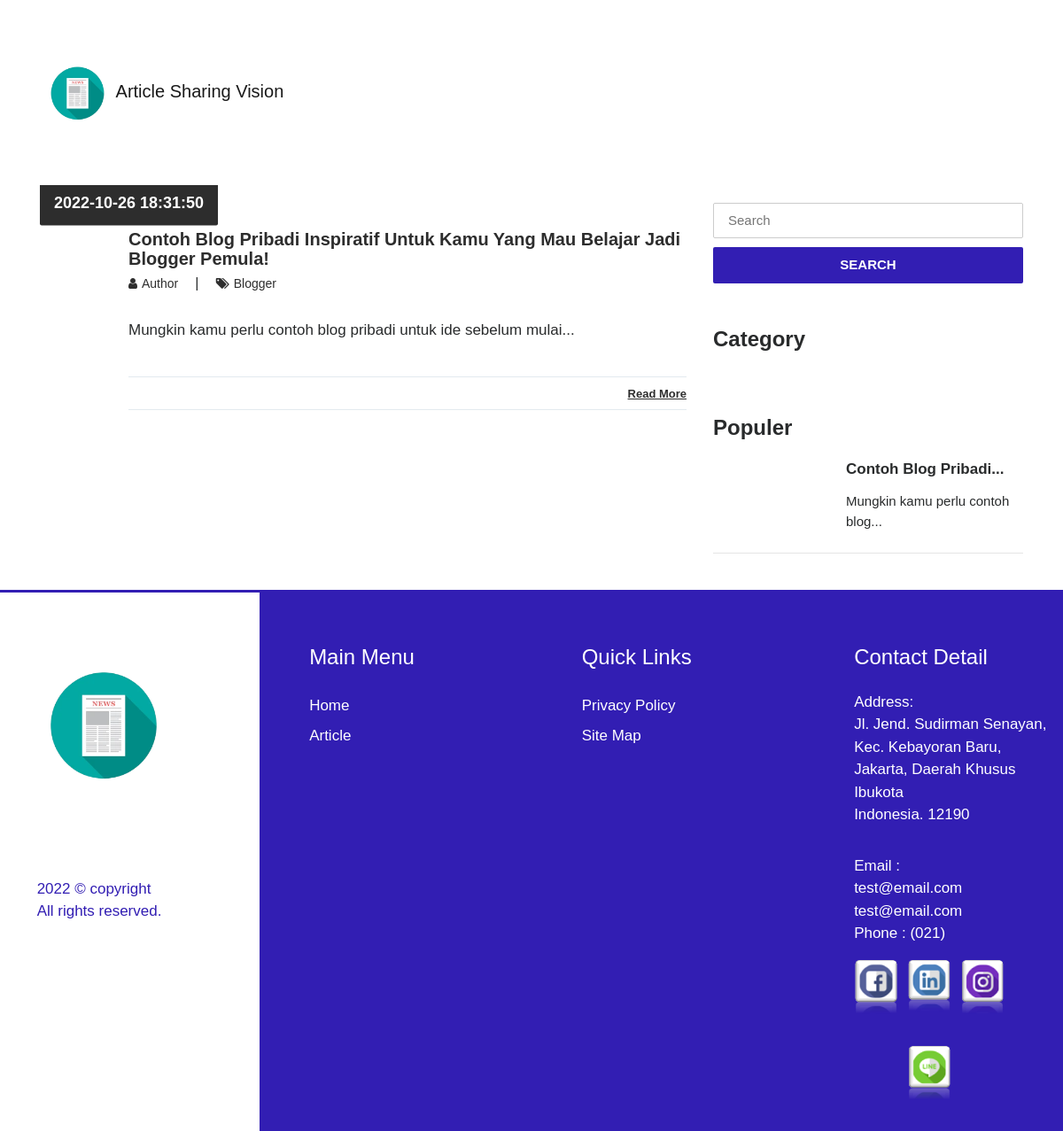
Screenshot of /index.php/blog with the database file from the repository.
### tables this page shows
CREATE TABLE `posts` (
  `id` int(11) NOT NULL AUTO_INCREMENT,
  `title` varchar(200) DEFAULT NULL,
  `content` text,
  `category` varchar(100) DEFAULT NULL,
  `created_date` timestamp NOT NULL DEFAULT CURRENT_TIMESTAMP,
  `update_date` timestamp NOT NULL DEFAULT '0000-00-00 00:00:00' ON UPDATE CURRENT_TIMESTAMP,
  `status` varchar(100) DEFAULT NULL COMMENT 'Publish | Draft | Thrash',
  PRIMARY KEY (`id`)
);

### application/controllers/Blog.php (called while the page is built, shortened)
<?php
class Blog extends CI_Controller{
	function __construct(){
		$this->load->model('m_tulisan');
	}
	function index(){
		$jum=$this->m_tulisan->berita();
        $page=$this->uri->segment(3);
        if(!$page):
            $offset = 0;
        else:
            $offset = $page;
        endif;
        $limit=5;
        $config['base_url'] = base_url() . 'blog/index/';
            $config['total_rows'] = $jum->num_rows();
            $config['per_page'] = $limit;
            $config['uri_segment'] = 3;
	          $config['full_tag_open']    = '<div class="pagging text-center"><nav><ul class="pagination justify-content-center">';
	          $config['full_tag_close']   = '</ul></nav></div>';
	          $config['num_tag_open']     = '<li class="page-item"><span class="page-link">';
	          $config['num_tag_close']    = '</span></li>';
	          $config['cur_tag_open']     = '<li class="page-item"><span class="page-link">';
	          $config['cur_tag_close']    = '<span class="sr-only">(current)</span></span></li>';
	          $config['next_tag_open']    = '<li class="page-item"><span class="page-link">';
	          $config['next_tagl_close']  = '<span aria-hidden="true">&raquo;</span></span></li>';
	          $config['prev_tag_open']    = '<li class="page-item"><span class="page-link">';
	          $config['prev_tagl_close']  = '</span>Next</li>';
	          $config['first_tag_open']   = '<li class="page-item"><span class="page-link">';
	          $config['first_tagl_close'] = '</span></li>';
	          $config['last_tag_open']    = '<li class="page-item"><span class="page-link">';
	          $config['last_tagl_close']  = '</span></li>';
            $config['first_link'] = 'Awal';
            $config['last_link'] = 'Akhir';
            $config['next_link'] = 'Next >>';
            $config['prev_link'] = '<< Prev';
            $this->pagination->initialize($config);
            $x['page'] =$this->pagination->create_links();
			$x['data']=$this->m_tulisan->berita_perpage($offset,$limit);
			$x['populer']=$this->db->query("SELECT * FROM posts ORDER BY id DESC LIMIT 5");
			$this->load->view('fe/v_blog',$x);
	}
}

### index.php (called while the page is built, shortened)
<?php
require_once BASEPATH.'core/CodeIgniter.php';

### application/models/M_tulisan.php (called while the page is built, shortened)
<?php
class M_tulisan extends CI_Model{
	function berita_perpage($offset,$limit){
		$hsl=$this->db->query("SELECT * from posts limit $offset,$limit");
		return $hsl;
	}
}

### application/views/fe/v_blog.php (the view, shortened to what this page needs)
<!DOCTYPE html>
<html lang="en">
<head>
    <link rel="stylesheet" href="<?php echo base_url().'theme/css/bootstrap.min.css'?>">
    <link rel="stylesheet" href="<?php echo base_url().'theme/css/font-awesome.min.css'?>">
    <link rel="stylesheet" href="<?php echo base_url().'theme/css/simple-line-icons.css'?>">
    <link rel="stylesheet" href="<?php echo base_url().'theme/css/owl.carousel.min.css'?>">
    <link href="<?php echo base_url().'theme/css/style.css'?>" rel="stylesheet">
    <?php
        function limit_words($string, $word_limit){
            $words = explode(" ",$string);
            return implode(" ",array_splice($words,0,$word_limit));
        }
    ?>
</head>
<body>
    <?php
      $this->load->view('fe/v_menu');
    ?>
<section class="blog-wrap">
    <div class="container">
        <div class="row">
            <div class="col-md-8">
              <?php foreach ($data->result() as $row) : ?>
                <div class="blog-single-item">
                    <div class="blog-img_block">
                        <div class="blog-date">
                            <span><?php echo $row->created_date;?></span>
                        </div>
                    </div>
                    <div class="blog-tiltle_block">
                        <h4><a href="<?php echo site_url('fe/blog/detail/'.$row->title);?>"><?php echo $row->title;?></a></h4>
                        <h6> <a href="#"><i class="fa fa-user" aria-hidden="true"></i><span>Author</span> </a>  |   <a href="#"><i class="fa fa-tags" aria-hidden="true"></i><span><?php echo $row->category;?></span></a></h6>
                        <?php echo limit_words($row->content,10).'...';?>
                        <div class="blog-icons">
                            <div class="blog-share_block">
                                <a href="<?php echo site_url('blog/detail/'.$row->id);?>">Read More</a>
                            </div>
                        </div>
                    </div>
                </div>
              <?php endforeach;?>
            </div>
            <div class="col-md-4">
                <form action="<?php echo site_url('fe/blog/search');?>" method="get">
                    <input type="text" name="keyword" placeholder="Search" class="blog-search" required>
                    <button type="submit" class="btn btn-warning btn-blogsearch">SEARCH</button>
                </form>
                <div class="blog-category_block">
                  <h3>Category</h3>
                </div>
                <div class="blog-featured_post">
                    <h3>Populer</h3>
                    <?php foreach ($populer->result() as $row) :?>
                      <div class="blog-featured-img_block">
                          <h5><a href="<?php echo site_url('fe/blog/detail/'.$row->tulisan_slug);?>"><?php echo limit_words($row->title,3).'...';?></a></h5>
                          <p><?php echo limit_words($row->content,5).'...';?></p>
                      </div>
                      <hr>
                    <?php endforeach;?>
                </div>
            </div>
        </div>
    </div>
</section>
        <?php
          $this->load->view('fe/v_footer');
        ?>
    </body>
    </html>

### application/views/fe/v_menu.php (shortened to what this page needs)
<div data-toggle="affix">
        <div class="row">
            <div class="col-md-12">
                <nav class="navbar navbar2 navbar-toggleable-md navbar-light bg-faded">
                    <a href="<?php echo site_url('');?>" class="navbar-brand nav-brand2"><img class="img img-responsive" width="75px" src="<?php echo base_url().'assets/images/favicon.png'?>">
                        <label>Article Sharing Vision</label>
                    </a>
                    <div class="collapse navbar-collapse justify-content-end" id="navbarNavDropdown">
                        <ul class="navbar-nav">
                            <li class="nav-item">
                                <a class="nav-link" href="<?php echo site_url('');?>">Home</a>
                            </li>
                            <li class="nav-item">
                                <a class="nav-link" href="<?php echo site_url('blog');?>">Articles</a>
                            </li>
                            <li class="nav-item">
                                <a class="nav-link" target="_blank" href="<?php echo site_url('admin/login');?>"><i class="fa fa-sign-in"></i> Admin</a>
                            </li>
                         </ul>
                    </div>
                </nav>
            </div>
        </div>
  </div>

### application/views/fe/v_footer.php
<footer>
        <div class="row">
            <div class="col-md-3" style="background-color: #fff;">
                <div class="foot-logo" style="margin-left: 15%;">
                <a href="<?php echo site_url();?>">
                    <img src="<?php echo base_url().'assets/images/favicon.png'?>" class="img-fluid" alt="footer_logo" width="150" height="500">
                </a>
                <p style="color: #321eb3;">
                    <?php echo date('Y');?> © copyright <br>All rights reserved.
                </p>
                </div>
            </div>
            <div class="col-md-3" style="background: #321eb3;">
                <div class="sitemap" style="margin-left: 15%;">
                    <h3>Main Menu</h3>
                    <ul>
                        <li><a href="<?php echo site_url('fe');?>">Home</a></li>
                        <li><a href="<?php echo site_url('fe/artikel');?>">Article</a></li>
                    </ul>
                </div>
            </div>
            <div class="col-md-3" style="background: #321eb3;">
                <div class="sitemap" style="margin-left: 15%;" >
                    <h3>Quick Links</h3>
                     <ul>
                        <li><a href="<?php echo site_url('fe/Privacy_Policy');?>">Privacy Policy</a></li>
                        <li><a href="<?php echo site_url('fe/under_contruction');?>">Site Map</a></li>
                    </ul>
                </div>
            </div>
            <div class="col-md-3" style="background-color: #321eb3;">
                <div class="address" style="margin-left: 15%;">
                    <h3>Contact Detail</h3>
                    <p>
                        <span>Address: </span> <br>
                        Jl. Jend. Sudirman Senayan, Kec. Kebayoran Baru, <br>
                        Jakarta, Daerah Khusus Ibukota<br>
                        Indonesia. 12190
                    </p>
                    <p>
                        <span>Email :</span><br>
                        test@email.com<br>
                        test@email.com<br>
                        Phone : (021)
                    </p>
                    <ul class="footer-social-icons">
                        <li>
                            <a href="https://www.facebook.com/" target="_blank">
                                <img src="<?php echo base_url().'theme/fontawesome-free-6.1.1-web/svgs/brands/facebook.png' ?>" width="50px;">
                            </a>
                        </li>
                        <li><a href="https://id.linkedin.com/" target="_blank">
                                <img src="<?php echo base_url().'theme/fontawesome-free-6.1.1-web/svgs/brands/linkedin.png' ?>" width="50px;">
                            </a>
                        </li>
                        <li>
                            <a href="https://www.instagram.com/" target="_blank">
                                <img src="<?php echo base_url().'theme/fontawesome-free-6.1.1-web/svgs/brands/instagram.png' ?>" width="50px;">
                            </a>
                        </li>
                        <li>
                            <a href="https://line.me/" target="_blank">
                                <img src="<?php echo base_url().'theme/fontawesome-free-6.1.1-web/svgs/brands/line.png' ?>" width="50px;">
                            </a>
                        </li>
                    </ul>
                </div>
            </div>
        </div>
</footer>

### rows the page displays
posts: created_date "2022-10-26 18:31:50", title "Contoh Blog Pribadi Inspiratif Untuk Kamu Yang Mau Belajar Jadi Blogger Pemula!", category "Blogger", content "Mungkin kamu perlu contoh blog pribadi untuk ide sebelum mulai", title "Contoh Blog Pribadi", content "Mungkin kamu perlu contoh blog"
